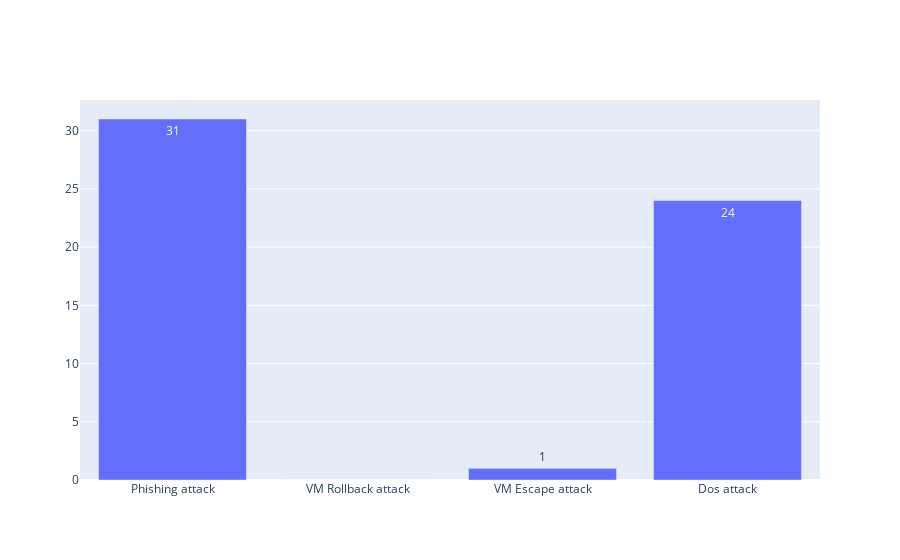

Here is the notebook cell this chart was saved with:
### Code cell
fig = go.Figure(data=final)

# Change the bar mode
fig.update_layout(barmode='stack')
fig.show()

### Figure 1 — Plotly figure (JSON) as saved in the notebook; plotly's stock layout.template omitted (floating-point values rounded to 4 significant figures)
{"data": [{"name": "Issues", "text": ["31", "0", "1", "24"], "textposition": "auto", "type": "bar", "x": ["Phishing attack", "VM Rollback attack", "VM Escape attack", "Dos attack"], "y": [31, 0, 1, 24]}], "layout": {"barmode": "stack"}}
